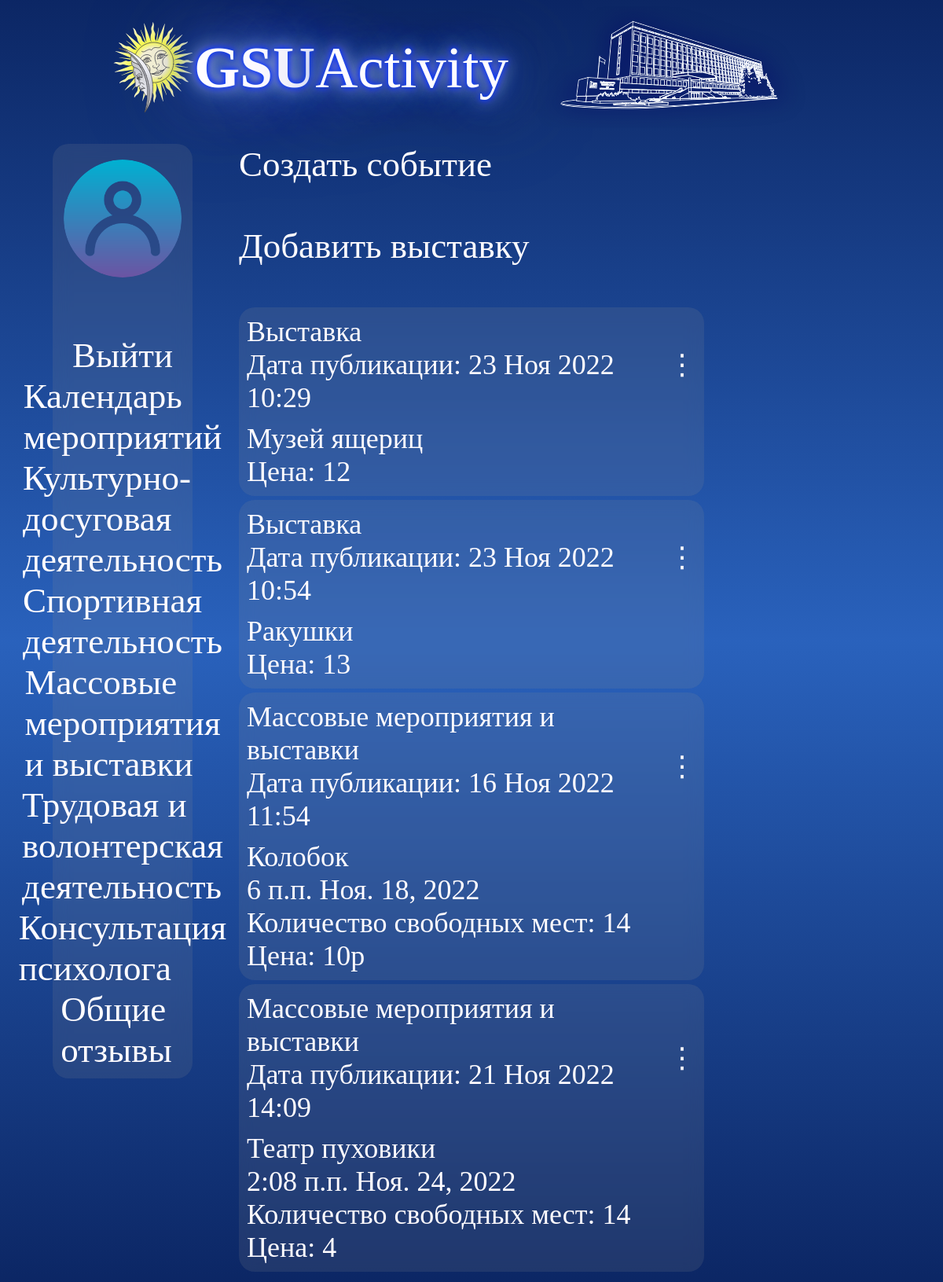
The page /mass/ (signed in) on the database its author committed.
### news/models.py (models this page shows, shortened)
class Vist(models.Model):
    name = models.CharField(null=True, blank=False,max_length=100)
    content = models.TextField(null=True, blank=False)
    image = models.ImageField(upload_to='image/%Y/%m/%d/', blank=True, null=True)
    file = models.FileField(upload_to='files/%Y/%m/%d/', blank=True, null=True)
    video = models.FileField(upload_to='video/%Y/%m/%d/', blank=True, null=True)
    audio = models.FileField(upload_to='audio/%Y/%m/%d/', blank=True, null=True)
    author = models.ForeignKey(AdvUser, on_delete=models.CASCADE, null=True)
    pubdate = models.DateTimeField(auto_now_add=True, db_index=True, verbose_name='Publication date')
    stoim = models.CharField(null = True, blank = False, max_length=10)
    event = models.ManyToManyField(Event,related_name='Даты',blank=True)
    zapisi = models.ManyToManyField(AdvUser, related_name='Записи',blank=True)
    class Meta:
        verbose_name_plural = 'Выставки'
        verbose_name = 'Выставка'
        ordering = ['pubdate']

class Post(models.Model):
    tag = (
        ('cult','Культурно-досуговая деятельность'),
        ('sport','Спортивная деятельность'),
        ('mass','Массовые мероприятия и выставки'),
        ('trud','Трудовая и волонтерская деятельность'),
        )
    name = models.CharField(null=True, blank=False,max_length=100)
    content = models.TextField(null=True, blank=False)
    image = models.ImageField(upload_to='image/%Y/%m/%d/', blank=True, null=True)
    file = models.FileField(upload_to='files/%Y/%m/%d/', blank=True, null=True)
    video = models.FileField(upload_to='video/%Y/%m/%d/', blank=True, null=True)
    audio = models.FileField(upload_to='audio/%Y/%m/%d/', blank=True, null=True)
    author = models.ForeignKey(AdvUser, on_delete=models.CASCADE, null=True)
    pubdate = models.DateTimeField(auto_now_add=True, db_index=True, verbose_name='Publication date')
    eventtime = models.TimeField(db_index=True,null=True,blank=False)
    eventdate = models.DateField(db_index=True,null=True,blank=False)
    stoim = models.CharField(null = True, blank = False, max_length=10)
    mesta = models.IntegerField(null = True, blank = False,default=2,validators=[MinValueValidator(0)])
    tags = models.CharField( blank = False,choices=tag, max_length=50)
    zapisi = models.ManyToManyField(AdvUser, related_name='Записаные',blank=True)
    class Meta:
        verbose_name_plural = 'События'
        verbose_name = 'Событие'
        ordering = ['eventdate']

### news/views.py (the view)
# urls.py: path('mass/', mass, name='mass'),
def mass(request):
	posts = Post.objects.all()
	vists = Vist.objects.all()
	your_zapisi = Post.objects.filter(zapisi=request.user.id)
	return render(request, 'news/mass.html', {'posts': posts,'your_zapisi':your_zapisi,'vists':vists})

### news/templates/news/mass.html (shortened to what this page needs)
{% extends "layout/basic.html" %}
{% block content %}
{% if user.id == 6 or user.id == 1  %}
		<a href="{% url 'news:add' %}"  class="link">Создать событие</a><br>
		<a href="{% url 'news:add_v' %}"  class="link">Добавить выставку</a><br>
{% endif %}
{% if vists %}
{% for vist in vists %}
	<div class="post">
		<div class="post-author">
			<div class="post-author-a">
			    <div>
					Выставка <br>
					Дата публикации: {{ vist.pubdate|date:"d M Y H:i" }}
				</div>
			</div>
			<div class="post-author-b">
				<a href="{% url 'news:detail_v' pk=vist.pk %}" class="link">⋮</a>
			</div>
		</div>
		<div class="post-content">
			{{ vist.name}}<br>
			Цена: {{ vist.stoim }}<br>
		</div>
	</div>
{% endfor %}
{% endif %}
{% if posts %}
{% for post in posts %}
{% if post.tags == 'mass' %}
	<div class="post">
		<div class="post-author">
			<div class="post-author-a">
			    <div>
					{% if post.tags == 'mass' %}
					<a href="{% url 'news:mass' %}" class="link">{{ post.get_tags_display}}</a><br>
					{% endif %}
					Дата публикации: {{ post.pubdate|date:"d M Y H:i" }}
				</div>
			</div>
			<div class="post-author-b">
				<a href="{% url 'news:detail' pk=post.pk %}" class="link">⋮</a>
			</div>
		</div>
		<div class="post-content">
			{{ post.name}}<br> {{ post.eventtime }} {{ post.eventdate }}<br>
			Количество свободных мест: {{ post.mesta }}<br>
			Цена: {{ post.stoim }}<br>
		</div>
	</div>
{% endif %}
{% endfor %}
{% endif %}
{% endblock %}

### news/static/news/style.css (style rules this page uses)
body { font-size: 150px; background: hsla(222, 79%, 22%, 1); background: linear-gradient(90deg, hsla(222, 79%, 22%, 1) 0%, hsla(217, 64%, 45%, 1) 50%, hsla(222, 79%, 22%, 1) 100%); background: -moz-linear-gradient(90deg, hsla(222, 79%, 22%, 1) 0%, hsla(217, 64%, 45%, 1) 50%, hsla(222, 79%, 22%, 1) 100%); background: -webkit-linear-gradient(90deg, hsla(222, 79%, 22%, 1) 0%, hsla(217, 64%, 45%, 1) 50%, hsla(222, 79%, 22%, 1) 100%); filter: progid: DXImageTransform.Microsoft.gradient( startColorstr="#0C2766", endColorstr="#2961BC", GradientType=1 ); background-attachment: fixed; background-size: cover; }
.post { margin-bottom: 5px; border-radius: 20px; backdrop-filter: blur(10px); background: rgba(150, 150, 150, 0.15); font-size: 80%; }
.post-author { display: flex; align-items: center; justify-content: space-between; }
.post-author-a { display: flex; flex-direction: row; align-items: center; padding: 10px; }
.post-author-b { padding: 10px; }
.post-content { padding: 0 0 10px 10px; }
.link { text-decoration: none; color: #fffcff; }

### rows shown on the page
Vist: pubdate "23 Ноя 2022 10:29", name "Музей ящериц", stoim "12"
Vist: pubdate "23 Ноя 2022 10:54", name "Ракушки", stoim "13"
Post: tags "Массовые мероприятия и выставки", pubdate "16 Ноя 2022 11:54", name "Колобок", eventtime "6 п.п.", eventdate "Ноя. 18, 2022", mesta "14", stoim "10р"
Post: tags "Массовые мероприятия и выставки", pubdate "21 Ноя 2022 14:09", name "Театр пуховики", eventtime "2:08 п.п.", eventdate "Ноя. 24, 2022", mesta "14", stoim "4"
